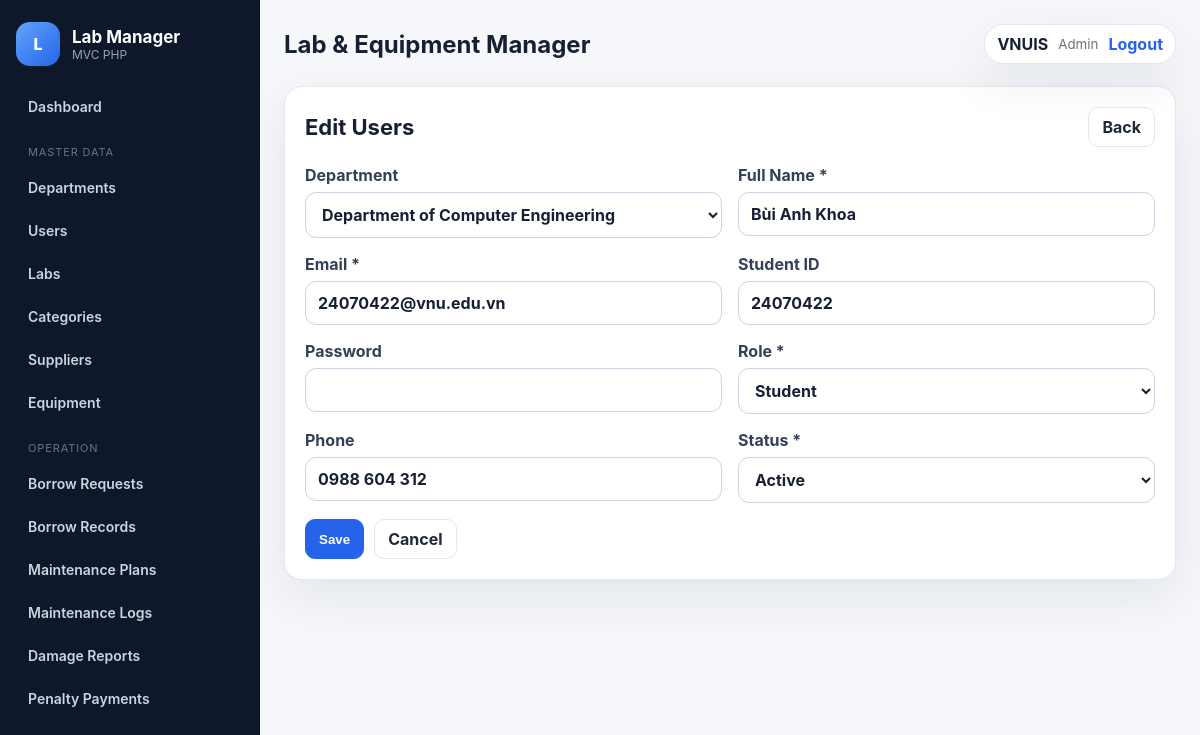
Page /index.php?route=users/edit&id=15 (signed in) on the committed database.
### tables this page shows
CREATE TABLE users (
    id INT AUTO_INCREMENT PRIMARY KEY,
    department_id INT NULL,
    full_name VARCHAR(120) NOT NULL,
    email VARCHAR(150) NOT NULL UNIQUE,
    student_code VARCHAR(8) UNIQUE,
    password_hash VARCHAR(255) NOT NULL,
    role ENUM('admin', 'student', 'technician') NOT NULL DEFAULT 'student',
    phone VARCHAR(20),
    status ENUM('active', 'inactive') NOT NULL DEFAULT 'active',
    created_at DATETIME NOT NULL DEFAULT CURRENT_TIMESTAMP,

    CONSTRAINT fk_users_department
        FOREIGN KEY (department_id) REFERENCES departments(id)
        ON UPDATE CASCADE
        ON DELETE SET NULL
);

### app/core/Controller.php (called while the page is built, shortened)
<?php
class Controller
{
    public function __construct()
    {
        $this->pdo = Database::getConnection();
    }
    protected function view(string $view, array $data = []): void
    {
        extract($data);
        require BASE_PATH . '/app/views/layouts/header.php';
        require BASE_PATH . '/app/views/' . $view . '.php';
        require BASE_PATH . '/app/views/layouts/footer.php';
    }
}

### app/controllers/CrudController.php (called while the page is built, shortened)
<?php
class CrudController extends Controller
{
    protected string $moduleKey;
    protected array $schema;
    protected BaseModel $model;
    public function __construct(string $moduleKey)
    {
        parent::__construct();
        $this->moduleKey = $moduleKey;
        $this->schema = Schema::get($moduleKey);
        $this->model = new BaseModel($this->pdo);
    }
    public function edit(): void
    {
        $id = (int)($_GET['id'] ?? 0);
        $row = $this->model->find($this->schema['table'], $id);
        $options = $this->loadRelationOptions();
        $mode = 'edit';
        $this->view('crud/form', compact('row','options','mode') + ['schema'=>$this->schema, 'moduleKey'=>$this->moduleKey]);
    }
    protected function loadRelationOptions(): array
    {
        $options = [];
        foreach ($this->schema['fields'] as $field => $meta) {
            if (($meta['type'] ?? '') === 'relation') {
                $rel = $meta['relation'];
                $options[$field] = $this->model->relationOptions($rel['table'], $rel['label'], $rel['extra'] ?? null);
            }
        }
        return $options;
    }
}

### index.php (called while the page is built, shortened)
<?php
require_once __DIR__ . '/config/config.php';
require_once BASE_PATH . '/app/core/Database.php';
require_once BASE_PATH . '/app/core/Controller.php';
require_once BASE_PATH . '/app/core/Schema.php';
require_once BASE_PATH . '/app/models/BaseModel.php';
require_once BASE_PATH . '/app/controllers/CrudController.php';
$route = $_GET['route'] ?? (Auth::check() ? 'dashboard/index' : 'auth/login');
[$module, $action] = array_pad(explode('/', $route, 2), 2, 'index');
$controller = new $controllerClass();
$method = $action === 'view' ? 'viewAction' : $action;
$controller->$method();

### config/config.php (called while the page is built, shortened)
<?php
function app_base_path(): string
{
    $scriptName = str_replace('\\', '/', $_SERVER['SCRIPT_NAME'] ?? '/index.php');
    $dir = rtrim(dirname($scriptName), '/');
    return ($dir === '.' || $dir === '/') ? '' : $dir;
}
function current_origin(): string
{
    $host = $_SERVER['HTTP_HOST'] ?? 'localhost';
    $https = (!empty($_SERVER['HTTPS']) && $_SERVER['HTTPS'] !== 'off');
    $scheme = $https ? 'https' : 'http';
    return $scheme . '://' . $host;
}
function base_url(): string
{
    return current_origin() . app_base_path();
}
function url(string $route = '', array $params = []): string
{
    $query = array_merge(['route' => $route], $params);
    return base_url() . '/index.php?' . http_build_query($query);
}
function e($value): string
{
    return htmlspecialchars((string)$value, ENT_QUOTES, 'UTF-8');
}

### app/core/Schema.php (called while the page is built, shortened)
<?php
class Schema
{
    public static function get(string $key): array
    {
        $all = self::all();
        return $all[$key];
    }
}

### app/core/Database.php (called while the page is built, shortened)
<?php
class Database
{
    private static ?PDO $pdo = null;
    public static function getConnection(): PDO
    {
        $dsn = 'mysql:host=' . DB_HOST . ';dbname=' . DB_NAME . ';charset=' . DB_CHARSET;
        try {
            self::$pdo = new PDO($dsn, DB_USER, DB_PASS, [
                PDO::ATTR_ERRMODE => PDO::ERRMODE_EXCEPTION,
                PDO::ATTR_DEFAULT_FETCH_MODE => PDO::FETCH_ASSOC,
                PDO::ATTR_EMULATE_PREPARES => false,
            ]);
            self::ensureLatestSchema(self::$pdo);
            return self::$pdo;
        } catch (PDOException $e) {
            if (AUTO_INSTALL_DATABASE && strpos($e->getMessage(), 'Unknown database') !== false) {
                self::installDatabase();
                self::$pdo = new PDO($dsn, DB_USER, DB_PASS, [
                    PDO::ATTR_ERRMODE => PDO::ERRMODE_EXCEPTION,
                    PDO::ATTR_DEFAULT_FETCH_MODE => PDO::FETCH_ASSOC,
                    PDO::ATTR_EMULATE_PREPARES => false,
                ]);
                return self::$pdo;
            }
            die('Database connection failed: ' . $e->getMessage());
        }
    }
    private static function ensureLatestSchema(PDO $pdo): void
    {
        try {
            $stmt = $pdo->query("SHOW COLUMNS FROM users LIKE 'student_code'");
            $hasStudentCode = (bool)$stmt->fetch();
        } catch (Throwable $e) {
            self::installDatabase();
            self::$pdo = null;
        }
    }
}

### app/controllers/UsersController.php (called while the page is built)
<?php
class UsersController extends CrudController
{
    public function __construct()
    {
        parent::__construct('users');
    }
}

### app/models/BaseModel.php (called while the page is built, shortened)
<?php
class BaseModel
{
    protected PDO $pdo;
    public function __construct(PDO $pdo)
    {
        $this->pdo = $pdo;
    }
    public function find(string $table, int $id): ?array
    {
        $stmt = $this->pdo->prepare("SELECT * FROM `$table` WHERE id = :id");
        $stmt->execute([':id' => $id]);
        $row = $stmt->fetch();
        return $row ?: null;
    }
    public function relationOptions(string $table, string $labelField, ?string $extraField = null): array
    {
        $columns = ['id', $labelField];
        $select = implode(', ', array_map(fn($c) => "`$c`", $columns));
        $stmt = $this->pdo->query("SELECT $select FROM `$table` ORDER BY `$labelField` ASC");
        $items = [];
        while ($row = $stmt->fetch()) {
            $label = $row[$labelField] ?? ('#' . $row['id']);
            $items[(string)$row['id']] = $label;
        }
        return $items;
    }
}

### app/views/crud/form.php (the view, shortened to what this page needs)
<section class="panel narrow-panel">
    <div class="panel-header">
        <div>
            <h2><?= $mode === 'create' ? 'Add New' : 'Edit' ?> <?= e($schema['title']) ?></h2>
        </div>
        <a class="btn" href="<?= url($moduleKey . '/index') ?>">Back</a>
    </div>
    <form method="post" action="<?= url($moduleKey . '/' . ($mode === 'create' ? 'store' : 'update')) ?>" class="form-grid">
        <?php foreach ($schema['fields'] as $field => $meta): ?>
            <?php
                $type = $meta['type'] ?? 'text';
                $value = $row[$field] ?? '';
            ?>
            <label class="field <?= $type === 'textarea' ? 'field-full' : '' ?>">
                <span><?= e($meta['label'] ?? $field) ?><?= !empty($meta['required']) ? ' *' : '' ?></span>
                <?php if ($type === 'textarea'): ?>
                    <textarea name="<?= e($field) ?>" <?= !empty($meta['required']) ? 'required' : '' ?>><?= e($value) ?></textarea>
                <?php elseif ($type === 'select'): ?>
                    <select name="<?= e($field) ?>" <?= !empty($meta['required']) ? 'required' : '' ?>>
                        <?php foreach (($meta['options'] ?? []) as $key => $label): ?>
                            <option value="<?= e($key) ?>" <?= (string)$value === (string)$key ? 'selected' : '' ?>><?= e($label) ?></option>
                        <?php endforeach; ?>
                    </select>
                <?php elseif ($type === 'relation'): ?>
                    <select name="<?= e($field) ?>" <?= !empty($meta['required']) ? 'required' : '' ?>>
                        <?php foreach (($options[$field] ?? []) as $key => $label): ?>
                            <option value="<?= e($key) ?>" <?= (string)$value === (string)$key ? 'selected' : '' ?>><?= e($label) ?></option>
                        <?php endforeach; ?>
                    </select>
                <?php else: ?>
                    <input type="<?= e($type) ?>" name="<?= e($field) ?>" value="<?= e($value) ?>" <?= !empty($meta['required']) ? 'required' : '' ?> step="<?= e($meta['step'] ?? '') ?>">
                <?php endif; ?>
            </label>
        <?php endforeach; ?>
        <div class="form-actions field-full">
            <button class="btn btn-primary" type="submit">Save</button>
            <a class="btn" href="<?= url($moduleKey . '/index') ?>">Cancel</a>
        </div>
    </form>
</section>

### public/assets/css/app.css (style rules this page uses)
:root { --bg: #f5f7fb; --panel: #ffffff; --text: #172033; --muted: #6b7280; --line: #e5e7eb; --primary: #2563eb; --primary-dark: #1e40af; --success: #059669; --warning: #d97706; --danger: #dc2626; --shadow: 0 18px 50px rgba(15, 23, 42, .08); }
* { box-sizing: border-box; }
body { margin: 0; font-family: Inter, Segoe UI, Roboto, Arial, sans-serif; background: var(--bg); color: var(--text); }
a { color: inherit; text-decoration: none; }
.stat-card, .panel, .login-card { background: var(--panel); border: 1px solid var(--line); border-radius: 18px; box-shadow: var(--shadow); }
.panel { padding: 20px; }
.narrow-panel { max-width: 1040px; }
.panel-header { display:flex; align-items:flex-start; justify-content:space-between; gap: 16px; margin-bottom: 18px; }
.panel-header h2 { margin: 0; font-size: 22px; }
.btn { display:inline-flex; align-items:center; justify-content:center; border: 1px solid var(--line); background: #fff; color: #1f2937; padding: 9px 13px; border-radius: 10px; font-weight: 700; cursor: pointer; transition: .15s ease; }
.btn-primary { background: var(--primary); color: #fff; border-color: var(--primary); }
.form-grid { display:grid; grid-template-columns: repeat(2, minmax(0, 1fr)); gap: 16px; }
.field { display:flex; flex-direction:column; gap: 7px; font-weight: 700; color:#334155; }
.field-full { grid-column: 1 / -1; }
input, select, textarea { width:100%; border: 1px solid #cbd5e1; border-radius: 11px; padding: 11px 12px; font: inherit; background:#fff; color:var(--text); }
.form-actions { display:flex; gap: 10px; }
.panel-header { align-items: center; }

### rows in the picture
users: full_name "Bùi Anh Khoa", email "24070422@vnu.edu.vn", student_code "24070422", phone "0988 604 312"

### other values in the picture
APP_NAME "Lab & Equipment Manager"
$user['full_name'] "VNUIS"
$user['role'] "Admin"
$schema['title'] "Users"
$meta['label'] "Department"
$meta['label'] "Full Name"
$meta['label'] "Email"
$meta['label'] "Student ID"
$meta['label'] "Password"
$meta['label'] "Role"
$meta['label'] "Phone"
$meta['label'] "Status"
form field department_id "Department of Computer Engineering"
form field role "Student"
form field status "Active"
